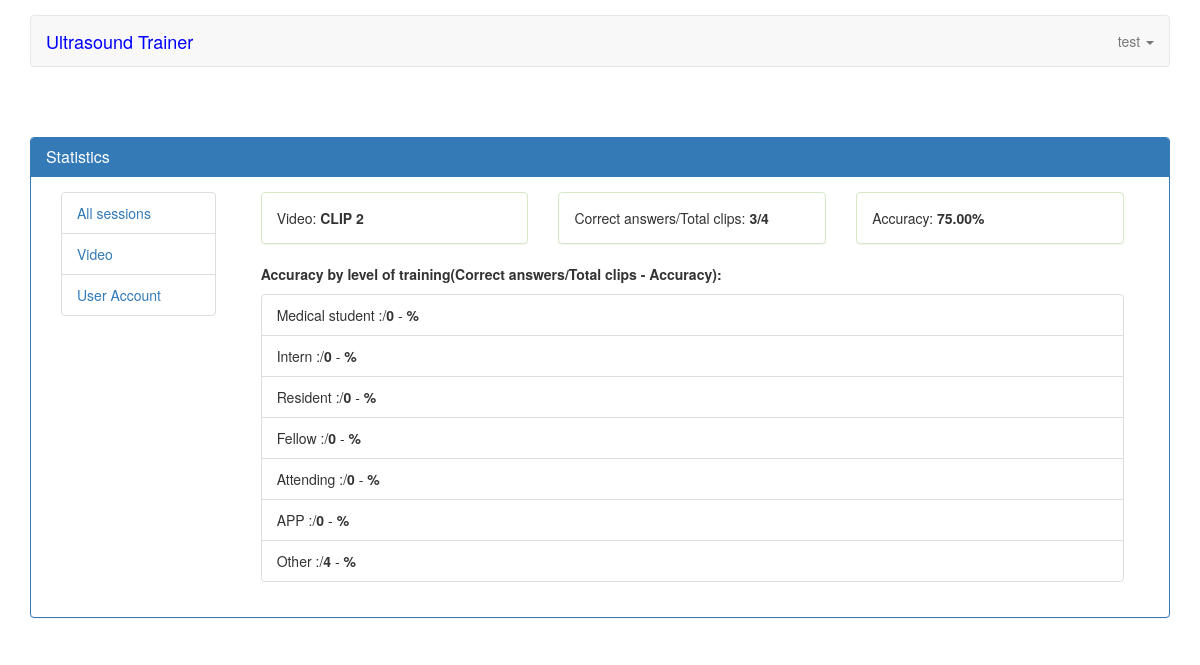
Page /4 (signed in) on the committed database.
### servey/models.py (models this page shows)
class Video(models.Model):
    ANSWER_CHOICE = (
        (1, 'Normal'),
        (2, 'Moderately reduced',),
        (3, 'Severely reduced',)
    )
    path = models.FileField(blank=True, verbose_name="Upload video (mp4, mkv)", max_length=255, upload_to='videos/', validators=[validate_file_extension])
    title = models.TextField(blank=True, verbose_name="Title question")
    answer = models.IntegerField(choices=ANSWER_CHOICE, default=1)
    created_at = models.DateTimeField(auto_now_add=True)
    updated_at = models.DateTimeField(auto_now=True)
    def __str__(self):
        return self.title
    def count_answer(self):
        total_answer = ResultDetail.objects.filter(video_id=self.id).count()
        get_correct_answer = ResultDetail.objects.filter(video_id=self.id).values('answer')
        correct = 0
        for item in get_correct_answer:
            if item.get('answer') == self.answer:
                correct +=1
        if correct > 0:
            context = {
                "total": str(correct) + "/" + str(total_answer),
                "accuracy": format(Decimal(correct *100 / total_answer), '.2f')
            }
        else:
            context = {
                "total": '',
                "accuracy": ''
            }
        return context
    def count_correct_answer_by_level(self):
        context = {}
        training_type = {}
        type_correct = {}
        result_correct = {}
        level_correct = {}
        user_type = {}
        corect_anwser = {}
        training_type['Medical_student'] = 0
        training_type['Intern'] = 0
        training_type['Resident'] = 0
        training_type['Fellow'] = 0
        training_type['Attending'] = 0
        training_type['APP'] = 0
        training_type['Other'] = 0
        total_answer = ResultDetail.objects.filter(video_id=self)
        result_detail = ResultDetail.objects.filter(video_id=self).values_list('result__user', flat=True)
        this_answer = Video.objects.filter(pk=self).values_list('answer', flat=True)
        tra_loi_dung = ResultDetail.objects.filter(video_id=self, answer__in=this_answer).values_list('result__user', flat=True)
        count_tra_loi = ResultDetail.objects.filter(video_id=self, answer__in=this_answer).values_list('result__user', flat=True).count()
        for user in result_detail:
            for key, value in TRAINING_LEVEL:
                if UserInfo.objects.get(user=user).training_level == key:
                    training_type[key] += 1
                corect_anwser[key] = Video.my_custom_sql(video_id=self, training_level=key)
        context = {
            "training_type": training_type,
            "corect_anwser": corect_anwser
        }
        return context
    def my_custom_sql(video_id, training_level):
        with connection.cursor() as cursor:
            cursor.execute('select servey_resultdetail.video_id, count(servey_resultdetail.result_id) from servey_resultdetail inner join servey_result on servey_resultdetail.result_id = servey_result.id inner join servey_userinfo on servey_result.user_id = servey_userinfo.user_id inner join servey_video on servey_resultdetail.video_id = servey_video.id and servey_resultdetail.answer = servey_video.answer where servey_video.id = %s and servey_userinfo.training_level = %s group by video_id', [video_id, training_level])
            row = cursor.fetchall()
        return row

### servey/views.py (the view)
@login_required(login_url=settings.LOGIN_URL)
def detail_video(request, video_pk):
    if request.user.is_authenticated:
        video_detail = get_object_or_404(Video, pk=video_pk)
        a = Video.count_correct_answer_by_level(self=video_pk)
        print(a.get("corect_anwser").get("Other")[0][1])
        context = {
            "training_level": TRAINING_LEVEL,
            "video": video_detail,
            "type": a.get("training_type").items(),
        }
        return render(request, 'statistical/video_detail.html', context)
    else:
        return JsonResponse({"status": False, "messages": "Authentication required"},safe=False)

### templates/statistical/video_detail.html
{% extends 'statistical/index.html' %}
{% block main %}
    <div class="col-md-10">
        <div class="col-md-4">
            <div class="panel panel-success">
                <div class="panel-body">
                    <div class="row">
                        Video: <strong>{{ video }}</strong>
                    </div>
                </div>
            </div>
        </div>
        <div class="col-md-4">
            <div class="panel panel-success">
                <div class="panel-body">
                    <div class="row">
                        Correct answers/Total clips: <strong>{{ video.count_answer.total }}</strong>
                    </div>
                </div>
            </div>
        </div>
        <div class="col-md-4">
            <div class="panel panel-success">
                <div class="panel-body">
                    <div class="row">
                        Accuracy: <strong>{{ video.count_answer.accuracy }}%</strong>
                    </div>
                </div>
            </div>
        </div>
        <div class="col-md-12">
            <p><strong>Accuracy by level of training(Correct answers/Total clips - Accuracy):</strong></p>
            <ul class="list-group">
                {% for experienceKey, experienceValue in training_level %}
                    <li class="list-group-item">
                        {{experienceValue}}
                        {% for item, value in type %}
                            {% if experienceKey == item %}
                                :/<strong>{{ value }}</strong>
                                - <strong> {% widthratio value total_answer 100 %}%</strong>
                            {% endif %}
                        {% endfor %}
                    </li>
                {% endfor %}
            </ul>
        </div>
    </div>
{% endblock %}

### templates/partials/index.html (shortened to what this page needs)
<!DOCTYPE html>
<html lang="en">
    {% load staticfiles %}
    <head>
        <link href="https://stackpath.bootstrapcdn.com/bootstrap/3.3.6/css/bootstrap.min.css" rel="stylesheet">
        <link rel="stylesheet" href="{% static 'main.css' %}">
    </head>
    <body>
    <div class="container" id="container_main" >
        <nav class="navbar navbar-default" role="navigation">
        <div class="navbar-header">
            {% if user.is_superuser and user.is_staff %}
                <a class="navbar-brand" href="{% url 'admin:index' %}" style="color: blue">Ultrasound Trainer Admin</a>
            {% else %}
                <a class="navbar-brand" href="{% url 'index' %}" style="color: blue">Ultrasound Trainer</a>
            {% endif %}
        </div>
        <div class="collapse navbar-collapse navbar-ex1-collapse">
            <ul class="nav navbar-nav navbar-right">
                <li class="dropdown">
                    <a href="#" class="dropdown-toggle" data-toggle="dropdown">
                        {% if request.user.is_authenticated %}
                            <span>{{ request.user.username }}</span>
                            <b class="caret"></b>
                        {% endif %}
                    </a>
                </li>
            </ul>
        </div>
        </nav>
        <div class="row" style="padding-top: 50px;">
            {% block content %}
            {%  endblock %}
        </div>
    </div>
    </body>
</html>

### static/main.css (style rules this page uses)
#container_main { padding-top: 15px; }
.row { margin-right: 0; margin-left: 0; }
ul li { list-style-type: none; }

### rows in the picture
Video: title "CLIP 2", count_answer.total "3/4", count_answer.accuracy "75.00"

### other values in the picture
{{ request.user.username }} "test"
{{ experienceValue }} "Medical student" "Intern" "Resident" "Fellow" "Attending" "APP" "Other"
{{ value }} "0" "0" "0" "0" "0" "0" "4"
